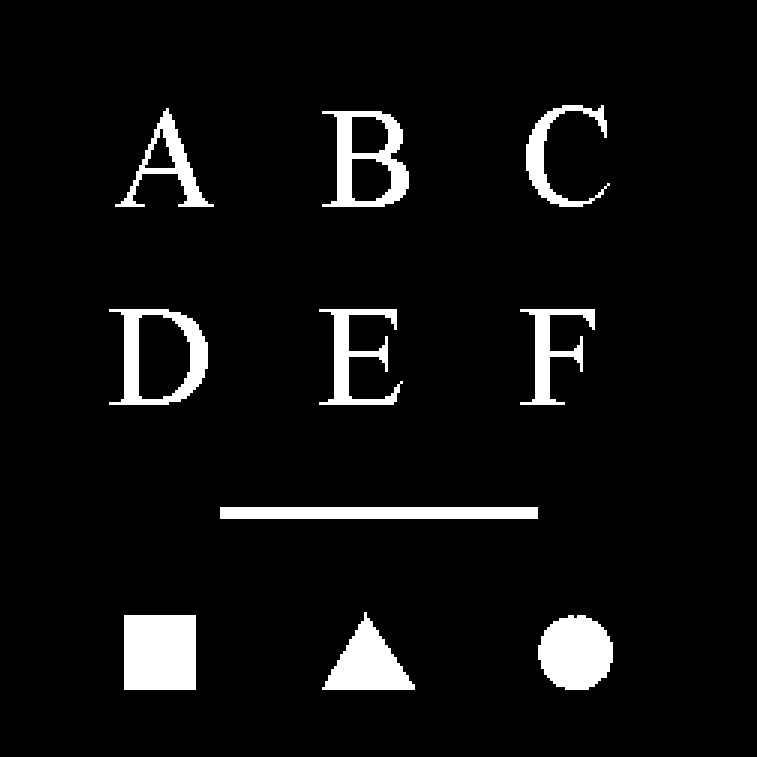
%> input picture DIPUM2E_International_Original_Book_Images/DIPUM2E_International_Ed_CH09_Images/Fig0917(a).tif, 757 x 757 px
$ octave bwlabeldemo.m   (GNU Octave 9; MATLAB toolbox functions it lacks are replaced by stand-ins)
%> lines starting %> are read from the running program, lines starting %| are printed output that depends on the picture; in (x1, y1, x2, y2) boxes, pixels count from 0 and x2, y2 are one past the last pixel; in counts of white or black regions, pixels touching at a corner belong together; the program's own positions count from 1
%演示如何提取图片中的连通分量，并计算和显示每个连通分量的质心
f = imread('Fig0917(a).tif');
%> f: size 757x757 logical; 6% white; 10 white regions, largest, box (x1, y1, x2, y2) and area: (124, 615, 196, 690) 5400, (538, 615, 613, 690) 4410, (220, 507, 538, 519) 3816
[L, n] = bwlabel(f);
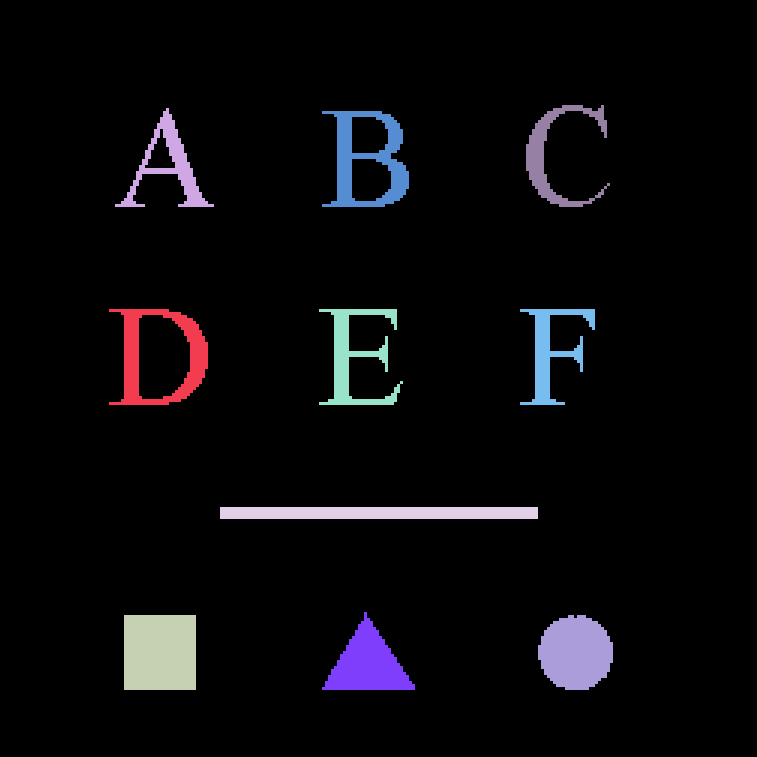
%> L: size 757x757 double; 11 distinct labels, from 0 to 10; one colour per label, 0 black
%> n = 10

[r, c] = find(L == 3); % 使用find返回属于第三个物体的所有像素的行列索引
%> r = 5400 values from 616 to 690; c = 5400 values from 125 to 196

rbar = mean(r);
%> rbar = 653
cbar = mean(c);
%> cbar = 160.5

imshow(f);
hold on; %So later plotting commands plot on top of the image

for k =  1:n
    [r, c] = find(L == k);
    rbar = mean(r);
    cbar = mean(c);

    plot(cbar, rbar, 'Marker', 'o', 'MarkerEdgeColor', 'k', 'MarkerFaceColor', 'k', 'MarkerSize', 10);

    plot(cbar, rbar, 'Marker', '*', 'MarkerEdgeColor', 'w');
end
%> this loop made 10 passes
%> (rbar, cbar) on passes 1 to 10: (357.2, 161.2), (167.2, 169.8), (653, 160.5), (513.5, 379.5), (357.4, 356.4), (160.8, 368.4), (664.9, 368.5), (351.3, 552.7), (154.6, 555.8), (653.4, 576.3)
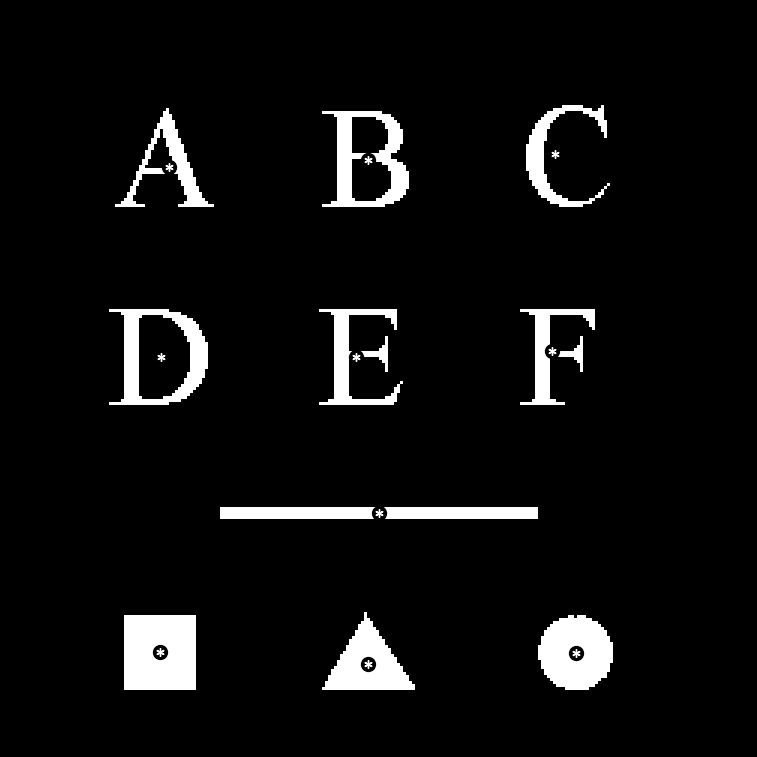
%> figure redrawn from the program's plot data

$ run again, with DIPUM2E_International_Original_Book_Images/DIPUM2E_International_Ed_CH09_Images/Fig0906(a).tif copied over DIPUM2E_International_Original_Book_Images/DIPUM2E_International_Ed_CH09_Images/Fig0917(a).tif
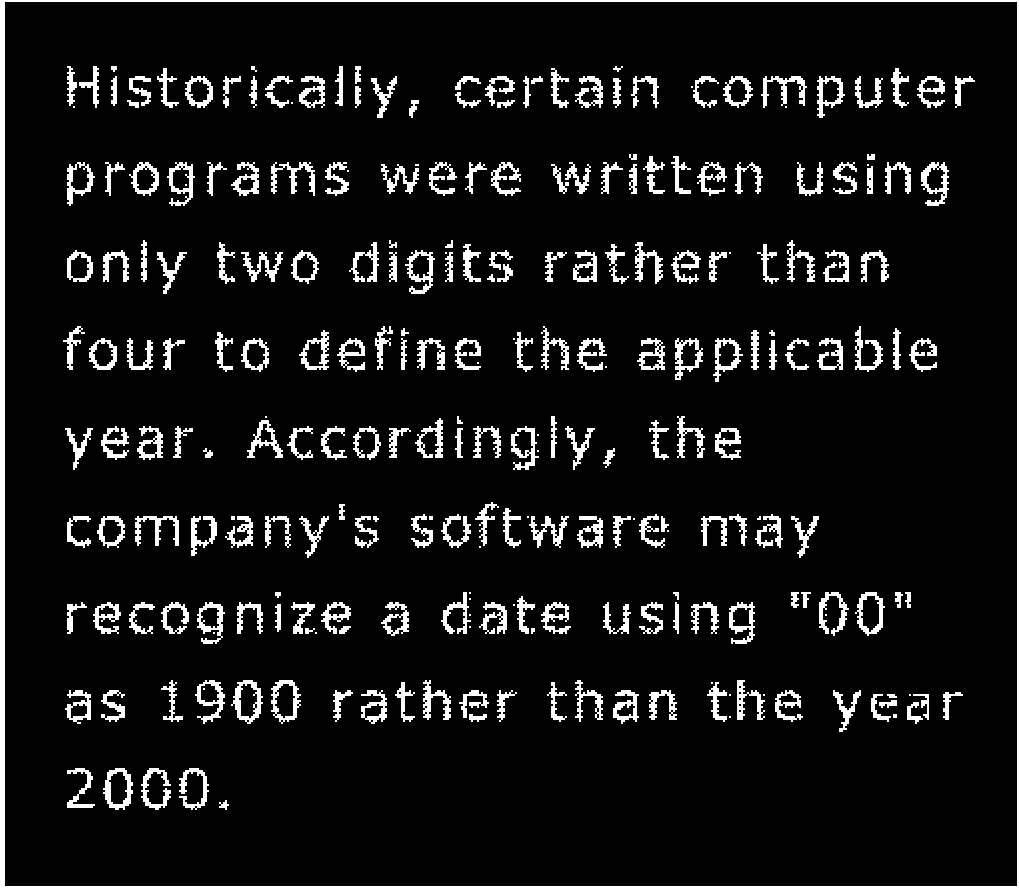
%> input picture DIPUM2E_International_Original_Book_Images/DIPUM2E_International_Ed_CH09_Images/Fig0906(a).tif, 1019 x 889 px
%> f: size 889x1019 logical; 8.3% white; 266 white regions (38 under 20 px), largest, box (x1, y1, x2, y2) and area: (0, 0, 1019, 889) 11283, (231, 680, 263, 724) 536, (921, 162, 949, 206) 524
%> `[L, n] = bwlabel(f);`:
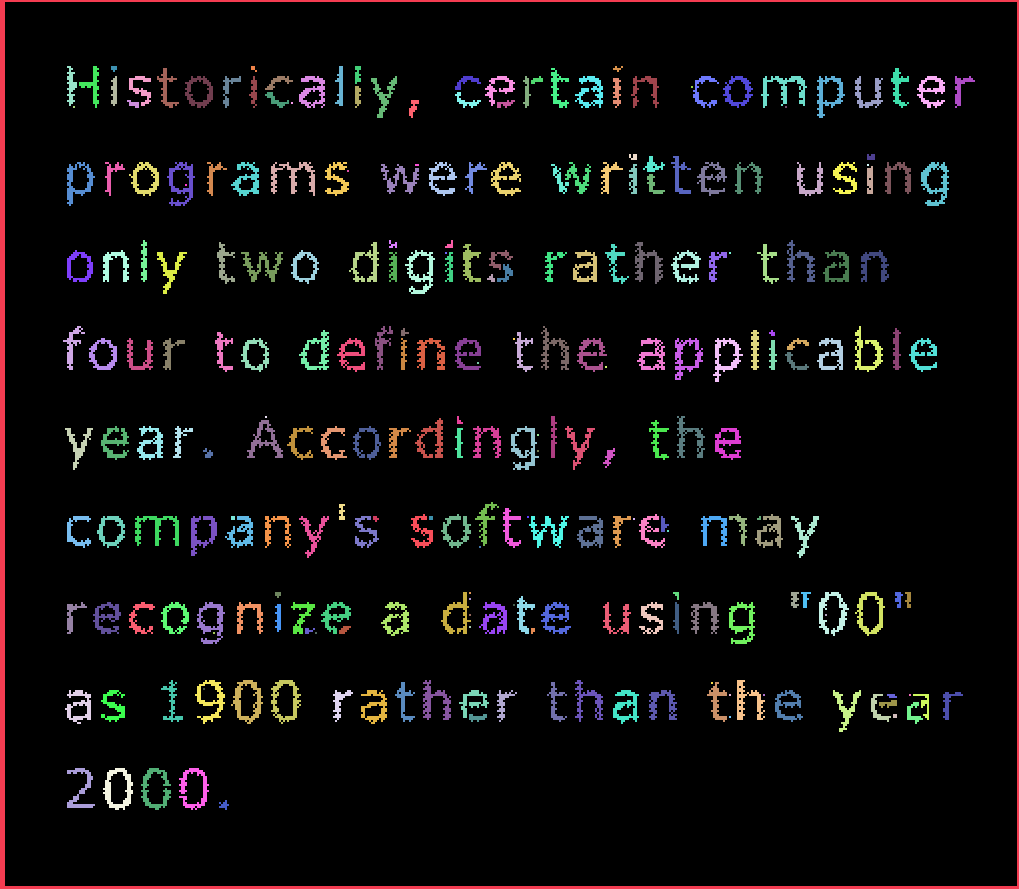
%> L: size 889x1019 double; 267 distinct labels, from 0 to 266; one colour per label, 0 black
%> n = 266
%> `[r, c] = find(L == 3);`: r = 340 values from 429 to 470; c = 340 values from 66 to 93
%> `rbar = mean(r);`: rbar = 445.6
%> `cbar = mean(c);`: cbar = 78.97
%> the loop `for k =  1:n` made 266 passes
%> (rbar, cbar) on passes 1 to 3: (484.6, 391.1), (346.5, 72.86), (445.6, 78.97)
%> after the loop `for k =  1:n`:
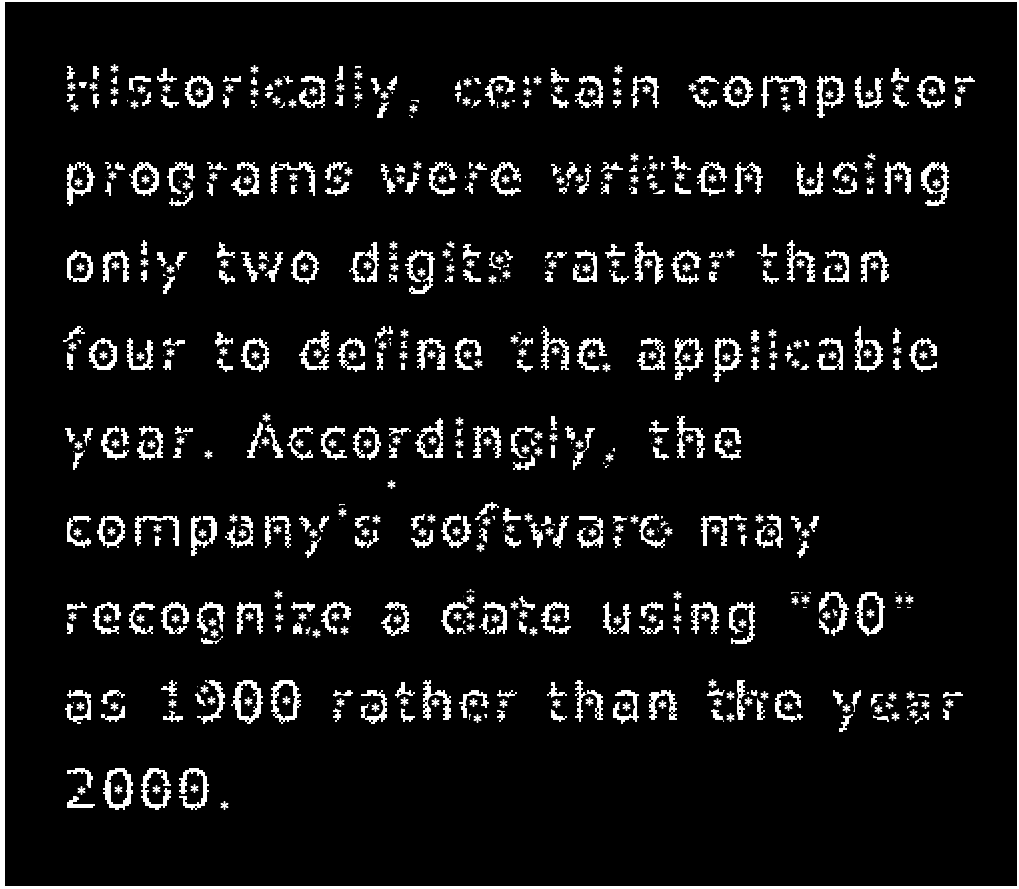
%> figure redrawn from the program's plot data

$ run again, with DIPUM2E_International_Original_Book_Images/DIPUM2E_International_Ed_CH09_Images/Fig0908(a).tif copied over DIPUM2E_International_Original_Book_Images/DIPUM2E_International_Ed_CH09_Images/Fig0917(a).tif
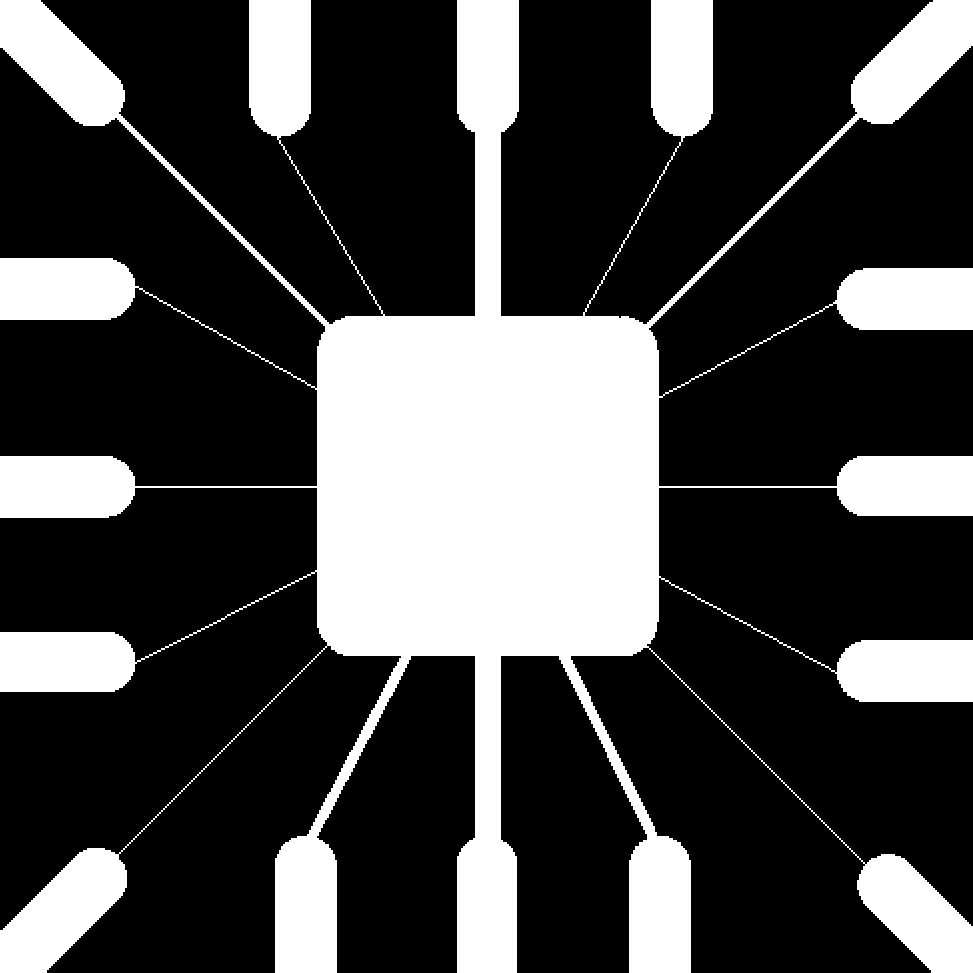
%> input picture DIPUM2E_International_Original_Book_Images/DIPUM2E_International_Ed_CH09_Images/Fig0908(a).tif, 973 x 973 px
%> f: size 973x973 logical; 28.1% white; 1 white region, box (x1, y1, x2, y2) and area: (0, 0, 973, 973) 265583
%> n = 1
%> r = []
%> `rbar = mean(r);`: rbar = NaN
%> the loop `for k =  1:n` made 1 pass
%> (rbar, cbar) on pass 1: (486, 486.1)
%> after the loop `for k =  1:n`:
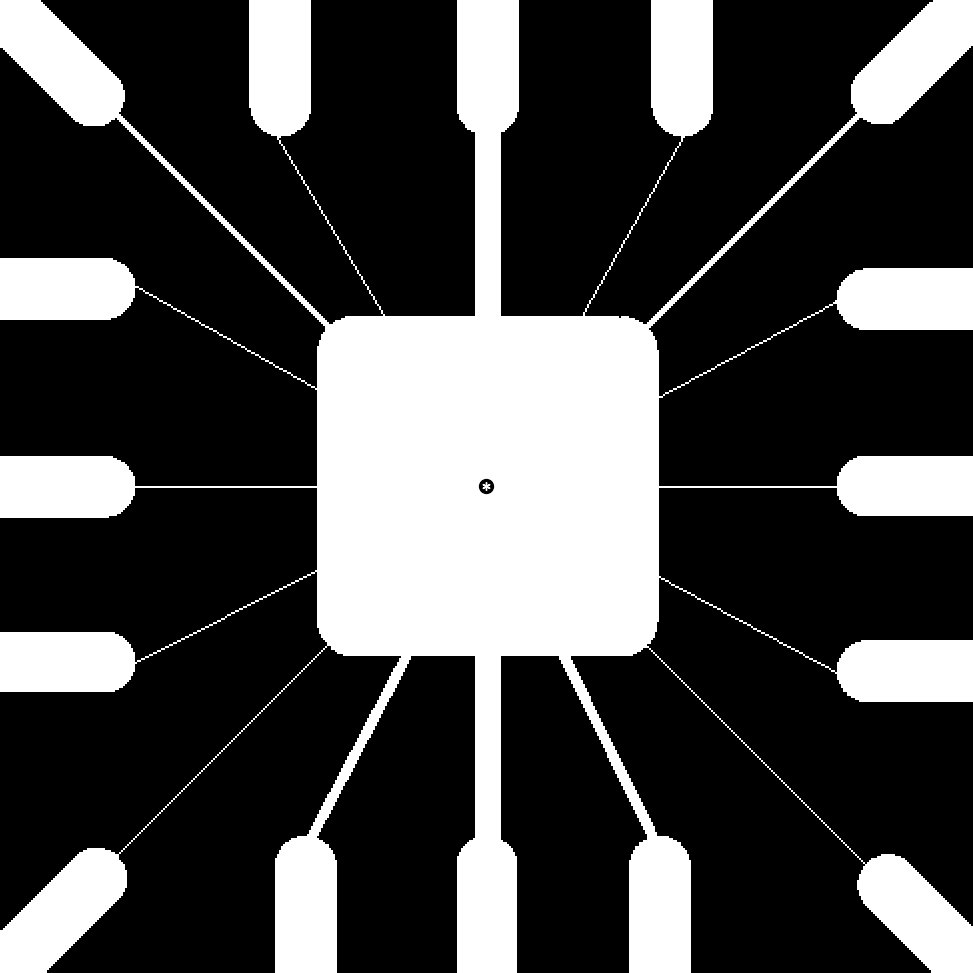
%> figure redrawn from the program's plot data
